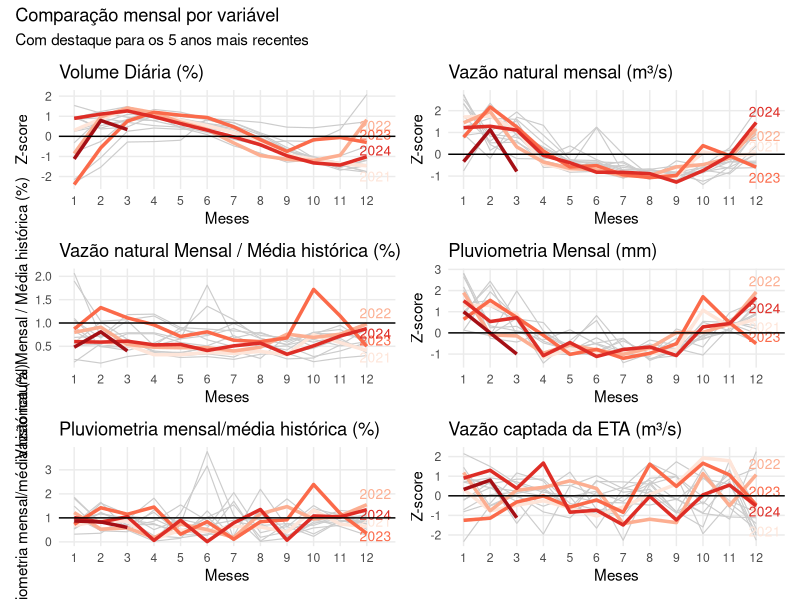

This chart was generated by the following R code:
library(tidyverse)
library(lubridate)
library(readxl)
library(ggrepel)
library(patchwork) # Para combinar os gráficos

# Carrega e pré-processa
df <- readxl::read_xlsx("resultados/vazao_transferencias/vazao_transferencia_cantareira.xlsx") |> 
  mutate(across(3:11, ~ gsub(",", ".", as.character(.)))) |> 
  mutate(across(3:11, as.numeric)) |> 
  mutate(Data = ymd(Data),
         year = year(Data),
         mes = month(Data))

# Lista de variáveis a serem plotadas
vars <- names(df)[3:10]

vars <- vars[-c(3,6)]

# Variáveis que NÃO devem ser normalizadas
vars_sem_scale <- c("Vazão natural Mensal / Média histórica (%)", 
                    "Pluviometria mensal/média histórica (%)")

# Função geradora de gráfico
gera_grafico <- function(var_nome) {
  df_sel <- df |> 
    select(Data, year, mes, all_of(var_nome)) |> 
    rename(valor = all_of(var_nome))
  
  # Aplica scale se necessário
  if (!(var_nome %in% vars_sem_scale)) {
    df_sel <- df_sel |> 
      group_by(year) |> 
      mutate(valor_z = scale(valor)[,1]) |> 
      ungroup()
    eixo_y <- "Z-score"
    linha_media <- 0
  } else {
    df_sel <- df_sel |> 
      mutate(valor_z = valor)
    eixo_y <- var_nome
    linha_media <- 1  # Média histórica = 100%
  }
  
  # Anos mais recentes
  ultimos_anos <- df_sel |> 
    distinct(year) |> 
    arrange(desc(year)) |> 
    slice(1:5) |> 
    pull(year)
  
  # Ponto final para rótulo
  labels_finais <- df_sel |> 
    filter(year %in% ultimos_anos, mes == 12) |> 
    group_by(year) |> 
    slice_tail(n = 1)
  
  ggplot(df_sel, aes(x = mes, y = valor_z, group = year)) +
    geom_line(data = df_sel |> filter(!year %in% ultimos_anos),
              color = "gray80", size = 0.4) +
    geom_line(data = df_sel |> filter(year %in% ultimos_anos),
              aes(color = factor(year)), size = 1.2) +
    geom_text_repel(data = labels_finais,
                    aes(label = year, color = factor(year)),
                    nudge_x = 0.5, direction = "y", hjust = 0,
                    segment.color = "transparent", size = 3.5, show.legend = FALSE) +
    geom_hline(yintercept = linha_media, color = "black") +
    scale_x_continuous(breaks = 1:12) +
    scale_color_brewer(palette = "Reds") +
    labs(title = var_nome,
         x = "Meses", y = eixo_y, color = "Ano") +
    theme_minimal(base_size = 11) +
    theme(panel.grid.minor = element_blank(),
          legend.position = "none")
}

# Gera todos os gráficos
lista_graficos <- map(vars, gera_grafico)

# Mostra os gráficos juntos
wrap_plots(lista_graficos, ncol = 2) +
  plot_annotation(title = "Comparação mensal por variável",
                  subtitle = "Com destaque para os 5 anos mais recentes")
  

